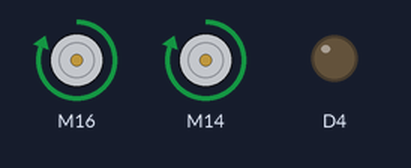
Simulated run of this sketch. Board: ESP8266 (NodeMCU). Parts: 2 × DC motor (green arrow = forward, orange = backward, longer = faster), output pins drawn as LEDs (lit = HIGH).

Above: at 1.5 s.
At 4.5 s:
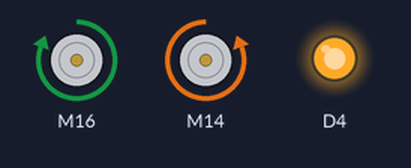
At 7.5 s:
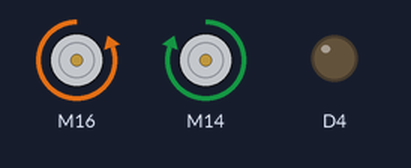
At 10.5 s:
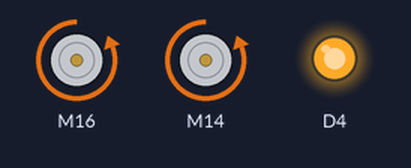
Timing chart, 0 to 15.6 s (numbered marks = the images above):
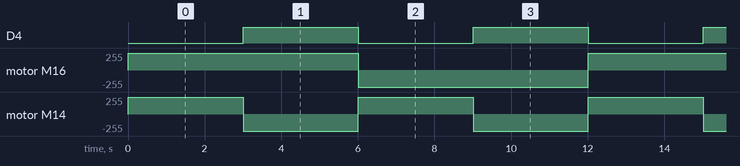

The sketch:

Motor_std.ino
```cpp
//#include <ESP8266WiFi.h>
#include <GyverMotor.h>

class MotorSetup {
public:
  const int MOTOR_L1 = D0;
  const int MOTOR_L2 = D7;
  const int MOTOR_R1 = D5;
  const int MOTOR_R2 = D6;
};


// Объявляем моторы
MotorSetup MS;
GMotor motorL(DRIVER2WIRE, MS.MOTOR_L1, MS.MOTOR_L2, LOW);
GMotor motorR(DRIVER2WIRE, MS.MOTOR_R1, MS.MOTOR_R2, LOW);

void setup() {
  Serial.begin(115200);
  delay(10);
  pinMode(2, OUTPUT);
}

void loop() {
  MoveForward();
  digitalWrite(2, 0);
  delay(3000);

  MoveRight();
  digitalWrite(2, 1);
  delay(3000);

  MoveLeft();
  digitalWrite(2, 0);
  delay(3000);

  MoveBack();
  digitalWrite(2, 1);
  delay(3000);
}


void MoveForward() {
  motorL.setMode(FORWARD);
  motorR.setMode(FORWARD);
}
void MoveStop() {
  motorL.setMode(STOP);
  motorR.setMode(STOP);
}
void MoveBack() {
  motorL.setMode(BACKWARD);
  motorR.setMode(BACKWARD);
}
void MoveLeft() {
  motorL.setMode(BACKWARD);
  motorR.setMode(FORWARD);
}
void MoveRight() {
  motorL.setMode(FORWARD);
  motorR.setMode(BACKWARD);
}
```

Measured:
- by itself, D4: alternates HIGH for 3.0 s and LOW for 3.0 s
- by itself, motor M16: alternates forward 255/255 for 6.0 s and backward 255/255 for 6.0 s
- by itself, motor M14: alternates forward 255/255 for 3.0 s and backward 255/255 for 3.0 s
